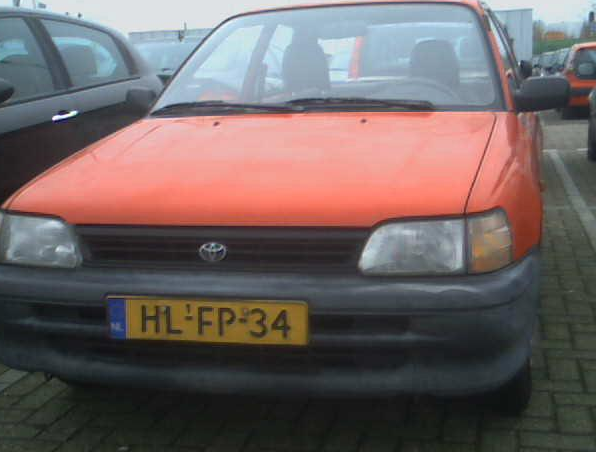
%> input picture test.png, 596 x 452 px
$ octave --eval "result = getPlate(imread('test.png'));"   (GNU Octave 9; MATLAB toolbox functions it lacks are replaced by stand-ins)
%> lines starting %> are read from the running program, lines starting %| are printed output that depends on the picture; in (x1, y1, x2, y2) boxes, pixels count from 0 and x2, y2 are one past the last pixel; in counts of white or black regions, pixels touching at a corner belong together; the program's own positions count from 1
function [colorPlate, binaryPlate] = getPlate(img)
%Set threshold values
sThresh = [0.4 1];      % (Only image 2 does not work with these, as it makes 2 parts of the plate)
vThresh = [0.1 1];

%Set to HSV
hsv = rgb2hsv(img);
%> hsv: size 452x596x3 double; mean H, S, V 0.395, 0.235, 0.48
hue = round(hsv(:,:,1)*360);
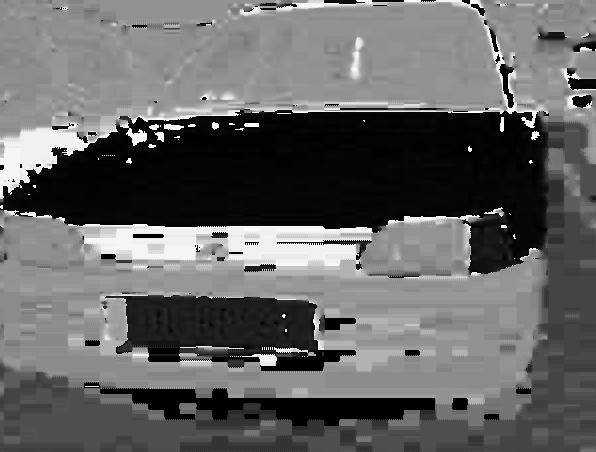
%> hue: size 452x596 double; min 0, max 359, mean 142.3; drawn with min black and max white
sat = hsv(:,:,2);
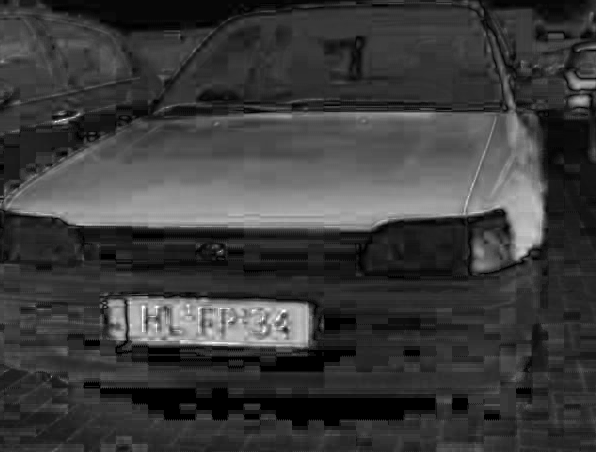
%> sat: size 452x596 double; min 0, max 1, mean 0.235
val = hsv(:,:,3);
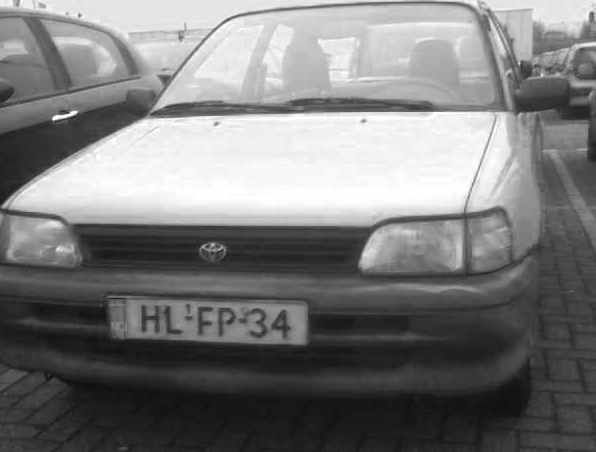
%> val: size 452x596 double; min 0.0353, max 1, mean 0.48

%Use the theshold values
thresh = (sat>=sThresh(1))&(sat<=sThresh(2))&(val>=vThresh(1))&(val<=vThresh(2));
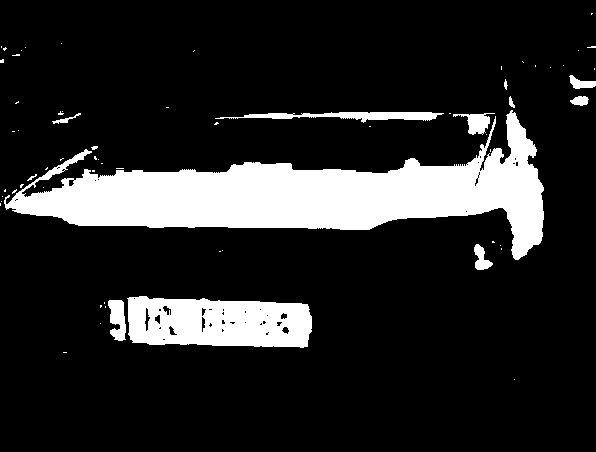
%> thresh: size 452x596 logical; 15.4% white; 66 white regions (53 under 20 px), largest, box (x1, y1, x2, y2) and area: (4, 110, 544, 260) 30463, (127, 296, 312, 348) 7852, (215, 112, 444, 123) 1177

%Keep the yellow parts
yellow = ((hue > 13) & (hue<=70)) & thresh;
%> yellow: size 452x596 logical; 3.2% white; 58 white regions (48 under 20 px), largest, box (x1, y1, x2, y2) and area: (127, 296, 312, 348) 7841, (474, 244, 493, 270) 267, (537, 207, 544, 227) 51

%Make sure the plate is not split, 'glue' pixels close to each other
se = strel('disk',2);
yellow = imclose(yellow, se);
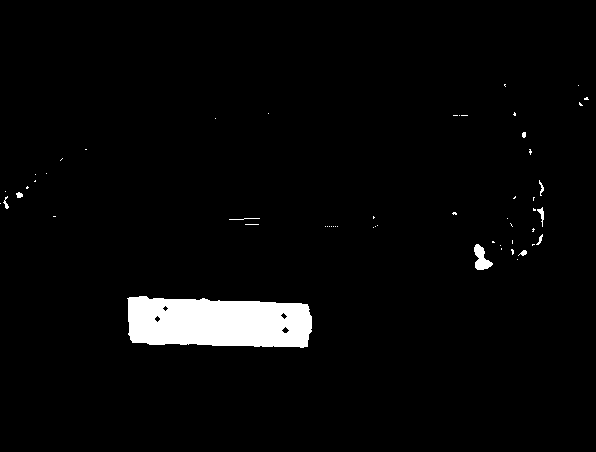
%> yellow: size 452x596 logical; 3.3% white; 56 white regions (46 under 20 px)

%Get the biggest area
st = regionprops(yellow, 'Area', 'BoundingBox');
%> st = 56 regions; largest, box (x1, y1, x2, y2) and Area: (127, 296, 312, 348) 8130, (474, 244, 493, 270) 273, (537, 207, 544, 227) 55, (539, 180, 544, 196) 33, (3, 196, 9, 209) 32
[~,n] = max( [st.Area] );
%> n = 12

%If no yellow was found in the picture
if n == 0
    colorPlate = 0;
    binaryPlate = 0;
else
    %Get the coordinates of that area
    a = st(n).BoundingBox;
%> a = [127.5 296.5 185 52]
    %Crop the image to the plate
    colorPlate = imcrop(img,a);
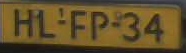
%> colorPlate: size 53x186x3 uint8; mean R, G, B 98.6, 80.1, 41.2
    binaryPlate = imcrop(yellow,a);
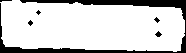
%> binaryPlate: size 53x186 logical; 82.5% white; 6 black regions (4 under 20 px), largest, box (x1, y1, x2, y2) and area: (0, 0, 186, 53) 1641, (155, 31, 162, 37) 24
end
end
